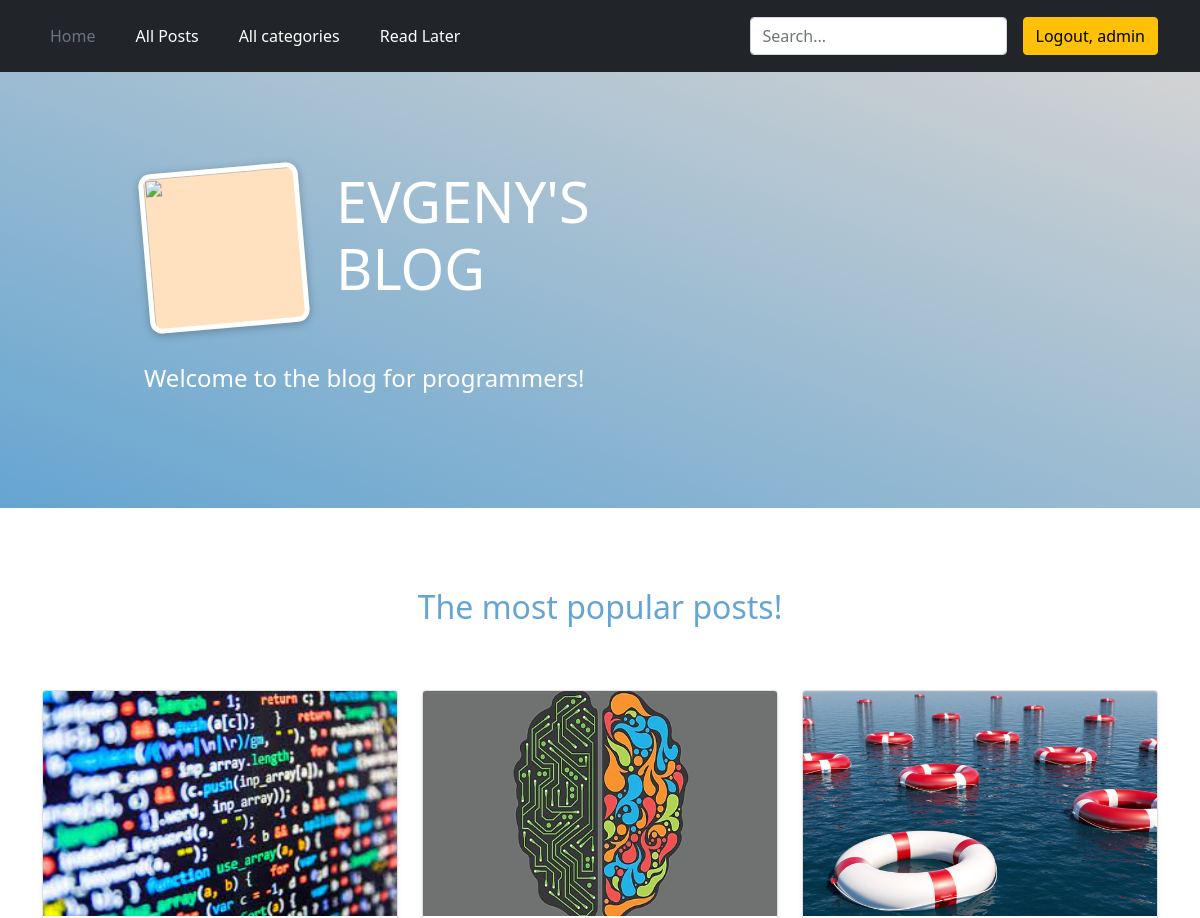
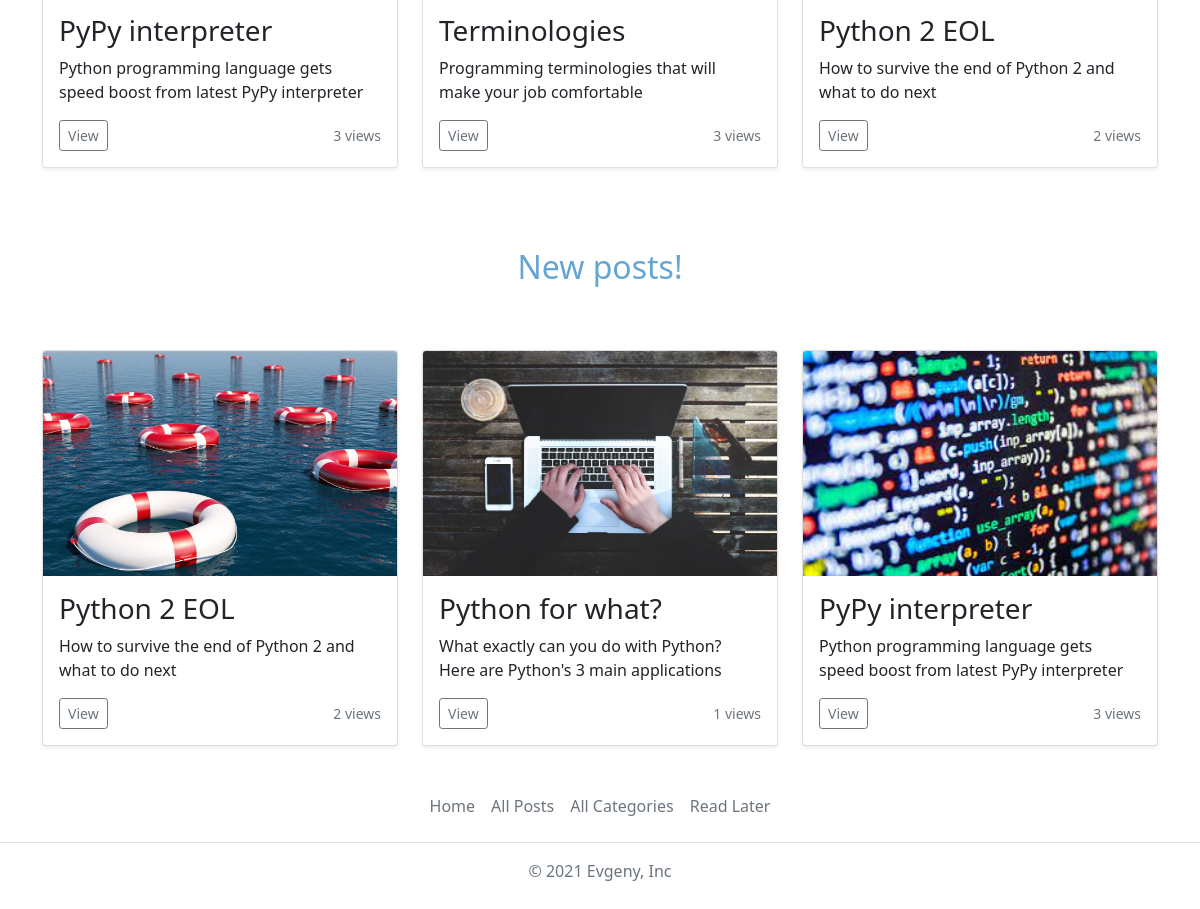
The app's page / (signed in) with its own data (2 pictures, top to bottom).
### blog/models.py (models this page shows, shortened)
class Post(models.Model):
    title = models.CharField(max_length=20)
    views = models.IntegerField(default=0)
    excerpt = models.CharField(max_length=100)
    image = models.ImageField(upload_to='posts', null=True)
    date_time = models.DateTimeField(auto_now_add=True, null=True)
    slug = models.SlugField(unique=True)
    content = models.TextField(validators=[MinLengthValidator(10)])
    author = models.ForeignKey(Author, on_delete=models.SET_NULL, null=True, related_name="posts")
    tags = models.ManyToManyField(Tag)

### blog/views.py (the view)
# urls.py: path('', views.StartingPageView.as_view(), name='starting-page'),
class StartingPageView(View):
    def get(self, request):
        popular_posts = Post.objects.order_by('-views')[:3]
        new_posts = Post.objects.order_by('-date_time')[:3]
        context = {
            'popular_posts': popular_posts,
            'new_posts': new_posts
        }
        return render(request, 'blog/index.html', context)

### blog/templates/blog/index.html
{% extends 'base.html' %}
{% load static %}
{% block css_files %}
    <link rel="stylesheet" href="{% static 'blog/index.css' %}">
{% endblock %}
{% block content%}
    <section id="welcome">
        <div class="blog-welcome">
            <img src="{% static 'blog/images/avatar.jpeg' %}">
            <h2 class="ev">EVGENY'S BLOG</h2>
        </div>
        <p>Welcome to the blog for programmers!</p>
    </section>
    <h2 class="popular-title">The most popular posts!</h2>
    <div class="container mb">
      <div class="row">
        {% for post in popular_posts %}
        <div class="col-sm-4 mar">
            {% include 'blog/includes/post.html' %}
        </div>
        {% endfor %}
      </div>
    </div>
    <h2 class="new-title">New posts!</h2>
    <div class="container">
      <div class="row">
        {% for post in new_posts %}
        <div class="col-sm-4 mar">
            {% include 'blog/includes/post.html' %}
        </div>
        {% endfor %}
      </div>
    </div>
{% endblock %}

### templates/base.html (shortened to what this page needs)
{% load static %}
{% load bootstrap3 %}
<html lang="en">
<head>
    <link rel="stylesheet" href="{% static 'base.css' %}">
    <link href="https://getbootstrap.com/docs/5.1/dist/css/bootstrap.min.css" rel="stylesheet">
    {% block css_files %}{% endblock %}
</head>
<body>
    <header class="p-3 bg-dark text-white">
        <div class="container">
          <div class="d-flex flex-wrap align-items-center justify-content-center justify-content-lg-start">
            <ul class="nav col-12 col-lg-auto me-lg-auto mb-2 justify-content-center mb-md-0 gap">
              <li><a href="{% url 'starting-page' %}" class="nav-link px-2 text-secondary">Home</a></li>
              <li><a href="{% url 'posts-page' %}" class="nav-link px-2 text-white">All Posts</a></li>
              <li><a href="{% url 'categories-page' %}" class="nav-link px-2 text-white">All categories</a></li>
              {% if request.user.is_authenticated %}
              <li><a href="{% url 'read-later-page'%}" class="nav-link px-2 text-white">Read Later</a></li>
              {% endif %}
            </ul>
            <form action="{% url 'search-results' %}" class="col-12 col-lg-auto mb-3 mb-lg-0 me-lg-3" method="get">
              <input type="search" name="q" class="form-control form-control-dark" placeholder="Search..." aria-label="Search">
            </form>
            <div class="text-end">
                {% if request.user.is_authenticated %}
                <a href="{% url 'logout' %}"><button type="button" class="btn btn-warning">Logout, {{request.user}}</button></a>
                {% else %}
                <a href="{% url 'login' %}"><button type="button" class="btn btn-outline-light me-2">Login</button></a>
                <a href="{% url 'register' %}"><button type="button" class="btn btn-warning">Sign-up</button></a>
                {% endif %}
            </div>
          </div>
        </div>
    </header>
            {% block content %}
            {% endblock %}
          <footer class="py-3 my-4 footer">
            <ul class="nav justify-content-center border-bottom pb-3 mb-3">
              <li class="nav-item"><a href="{% url 'starting-page' %}" class="nav-link px-2 text-muted">Home</a></li>
              <li class="nav-item"><a href="{% url 'posts-page' %}" class="nav-link px-2 text-muted">All Posts</a></li>
              <li class="nav-item"><a href="{% url 'categories-page' %}" class="nav-link px-2 text-muted">All Categories</a></li>
              {% if request.user.is_authenticated %}
              <li class="nav-item"><a href="{% url 'read-later-page'%}" class="nav-link px-2 text-muted">Read Later</a></li>
              {% endif %}
            </ul>
            <p class="text-center text-muted">© 2021 Evgeny, Inc</p>
          </footer>
</body>
</html>

### blog/templates/blog/includes/post.html
{% load static %}
{% block css_files%}
    <link href="https://getbootstrap.com/docs/5.1/dist/css/bootstrap.min.css" rel="stylesheet">
{% endblock %}
 <div class="col">
  <div class="card shadow-sm">
      <img src="{{ post.image.url }}" class="bd-placeholder-img card-img-top" width="100%" height="225">
    <div class="card-body">
      <h3 class="card-text">{{ post.title }}</h3>
      <p class="card-text">{{ post.excerpt }}</p>
      <div class="d-flex justify-content-between align-items-center">
        <div class="btn-group">
            <a href="{% url 'post-detail-page' post.slug %}">
                <button type="button" class="btn btn-sm btn-outline-secondary">View</button>
            </a>
        </div>
        <small class="text-muted">{{ post.views }} views</small>
      </div>
    </div>
  </div>
 </div>

### static/base.css (style rules this page uses)
html { height: 100%; }
body { position: relative; }
.form-control-dark { color: #fff; background-color: var(--bs-dark); border-color: var(--bs-gray); }
.gap { gap: 1.5rem; }
.footer { position: absolute; bottom: 0; width: 100%; }

### blog/static/blog/index.css (style rules this page uses)
body { position: relative; }
#welcome { background: linear-gradient(to right top, #65A5D1, #d3d3d3); padding: 6rem 12%; margin-bottom: 5rem; }
#welcome img { width: 10rem; height: 10rem; object-fit: cover; object-position: top; border: 5px solid white; border-radius: 12px; background-color: #ffe1bf; transform: rotateZ(-5deg); box-shadow: 0 2px 8px rgba(0, 0, 0, 0.25); }
#welcome h2 { font-size: 3.5rem; margin: 0 0 0 2rem; color: white; width: 10rem; }
#welcome p { color: white; font-size: 1.5rem; }
.blog-welcome { display: flex; margin-bottom: 2rem; }
.popular-title { text-align: center; margin-bottom: 4rem; color: #65A5D1; }
.new-title { text-align: center; margin-bottom: 4rem; color: #65A5D1; }
.mb { margin-bottom: 5rem; }
.footer { position: static; }

### records on screen
Post: image (picture), title "PyPy interpreter", excerpt "Python programming language gets speed boost from latest PyPy interpreter", views "3"
Post: image (picture), title "Terminologies", excerpt "Programming terminologies that will make your job comfortable", views "3"
Post: image (picture), title "Python 2 EOL", excerpt "How to survive the end of Python 2 and what to do next", views "2"
Post: image (picture), title "Python for what?", excerpt "What exactly can you do with Python? Here are Python's 3 main applications", views "1"

### other values on screen
{{ request.user }} "admin"
